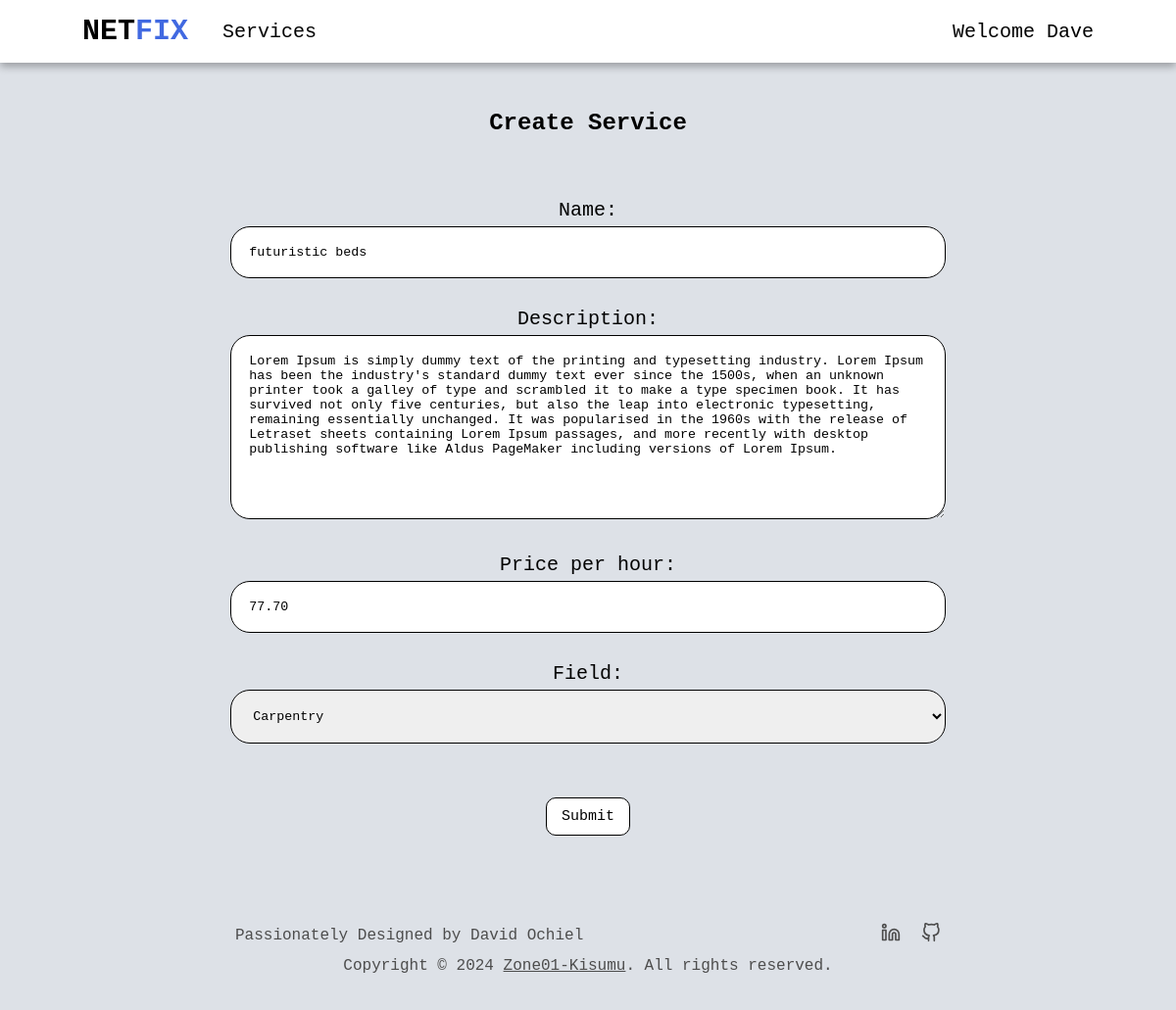
Screenshot of /services/update/e514c7615a654eb39cdf6770f33986e7 (signed in) with the database file from the repository.
### users/models.py (models this page shows, shortened)
class User(AbstractUser):
    is_company = models.BooleanField(default=False)
    is_customer = models.BooleanField(default=False)
    email = models.EmailField(max_length=100, unique=True)
    username = models.CharField(max_length=100, unique=True)
    id = models.UUIDField(default=uuid.uuid4, unique=True, primary_key=True, editable=False) # override the default id field
    USERNAME_FIELD = 'email'
    REQUIRED_FIELDS = ['username']

class Company(models.Model):
    user = models.OneToOneField(User, on_delete=models.CASCADE, primary_key=True)
    choices = (
        ('Air Conditioner', 'Air Conditioner'),
        ('All in One', 'All in One'),
        ('Carpentry', 'Carpentry'),
        ('Electricity', 'Electricity'),
        ('Gardening', 'Gardening'),
        ('Home Machines', 'Home Machines'),
        ('Housekeeping', 'Housekeeping'),
        ('Interior Design', 'Interior Design'),
        ('Locks', 'Locks'),
        ('Painting', 'Painting'),
        ('Plumbing', 'Plumbing'),
        ('Water Heaters', 'Water Heaters'),
    )
    field = models.CharField(max_length=30, blank=False, null=False, default="", choices=choices)
    class Meta:
        verbose_name = 'Company'
        verbose_name_plural = 'Companies'

### services/models.py (models this page shows, shortened)
class Service(models.Model):
    company = models.ForeignKey(Company, default="", on_delete=models.CASCADE)
    name = models.CharField(max_length=40)
    description = models.TextField()
    price_hr = models.DecimalField(decimal_places=2, max_digits=5)
    choices = (
        ('Air Conditioner', 'Air Conditioner'),
        ('Carpentry', 'Carpentry'),
        ('Electricity', 'Electricity'),
        ('Gardening', 'Gardening'),
        ('Home Machines', 'Home Machines'),
        ('Housekeeping', 'Housekeeping'),
        ('Interior Design', 'Interior Design'),
        ('Locks', 'Locks'),
        ('Painting', 'Painting'),
        ('Plumbing', 'Plumbing'),
        ('Water Heaters', 'Water Heaters'),
    )
    field = models.CharField(max_length=30, blank=False, null=False, default="", choices=choices)
    date = models.DateTimeField(auto_now=True, null=False)
    id = models.UUIDField(default=uuid.uuid4, unique=True, primary_key=True, editable=False)

### services/views.py (the view)
# urls.py: path('update/<str:id>', v.update, name='service_update'),
@login_required(login_url='login_user')
def update(request, id):
    service = Service.objects.get(id=id)
    form = CreateNewService(company=request.user.company)
    if request.method == "POST":
        form = CreateNewService(request.POST, company=request.user.company)
        if form.is_valid():
            cd = form.cleaned_data
            service.name = cd["name"]
            service.description = cd["description"]
            service.price_hr = cd["price_hr"]
            service.field = cd["field"]
            service.save()
            return redirect("index", id=service.id)
    else:
        form = CreateNewService(initial={
            'name': service.name,
            'description': service.description,
            'price_hr': service.price_hr,
            'field': service.field
        }, company=request.user.company)
    context = {
        "form": form
    }
    return render(request, "services/create.html", context)

### services/forms.py
class CreateNewService(forms.Form):
    name = forms.CharField(max_length=40, required=True)
    description = forms.CharField(widget=forms.Textarea, label='Description', required=True)
    price_hr = forms.DecimalField(decimal_places=2, max_digits=5, min_value=0.00, max_value=999.99, required=True, label="Price per hour")
    field = forms.ChoiceField(required=True)
    def __init__(self, *args, **kwargs):
        company = kwargs.pop('company', None)
        super(CreateNewService, self).__init__(*args, **kwargs)
        if company:
            if company.field != 'All in One':
                self.fields['field'].choices = [(company.field, company.field)]
            else:
                self.fields['field'].choices = Service._meta.get_field('field').choices
        self.fields['name'].widget.attrs['placeholder'] = 'Enter Service Name'
        self.fields['description'].widget.attrs['placeholder'] = 'Enter Description'
        self.fields['price_hr'].widget.attrs['placeholder'] = 'Enter Price per Hour'
        self.fields['name'].widget.attrs['autocomplete'] = 'off'

### services/templates/services/create.html (shortened to what this page needs)
{% extends 'main/base.html' %}
{% block content %}
<section class="non-hero-container">
    <h1 class="create-h1">create service</h1>
    <div class="create-form">
        <form action="" method="POST">
            {% for input in form %}
            <div class="form-item">
                <div class="label">
                    {{input.label}}:
                </div>
                <div class="input">
                    {{input}}
                </div>
            </div>
            {% endfor %}
            <div class="submit">
                <input class="btn-link" type="submit" value="Submit">
            </div>
        </form>
    </div>
</section>
{% endblock %}

### main/templates/main/nav.html (shortened to what this page needs)
<nav class="navbar">
    <div class="left-nav">
        <h1><a class="logo" href="{% url 'home' %}">NET<span>FIX</span></a></h1>
        <div class="services-dropdown">
            <a class="royal-hover" href="{% url 'service_list' %}">Services</a>
        </div>
    </div>
    <div class="account-dropdown">
        {% if request.user.is_authenticated %}
        <span class="royal-hover welcome-nav-text">Welcome {{user.first_name}}</span>
        {% else %}
        <span class="royal-hover">Account</span>
        {% endif %}
    </div>
</nav>

### static/css/style.css (style rules this page uses)
* { margin: 0; padding: 0; box-sizing: border-box; font-family: 'Courier New', Courier, monospace; }
:root { --nav-height: 8vh; --default-back: #dde1e7; }
a { text-decoration: none; color: black; }
.navbar { background-color: white; display: flex; align-items: center; justify-content: space-between; text-align: center; position: fixed; width: 100%; height: var(--nav-height); font-size: 20px; padding: 0 7%; box-shadow: 0 4px 8px rgba(0, 0, 0, 0.3); top: 0; z-index: 100; }
.left-nav { display: flex; align-items: center; }
.left-nav h1 { margin-right: 35px; }
.logo span { color: royalblue; }
.account-dropdown, .services-dropdown { position: relative; display: inline-block; }
.account-dropdown span { cursor: pointer; }
.welcome-nav-text { text-transform: capitalize; }
.non-hero-container { padding: 3rem 12%; }
.btn-link { background-color: white; margin: 5px; border: 1px, solid black; padding: 10px 15px; border-radius: 10px; font-size: 15px; margin-top: 25px; cursor: pointer; color: black; text-decoration: none; }
.create-h1, .log-h1, .select-register-h1 { text-transform: capitalize; text-align: center; margin-bottom: 4rem; }
.create-form, .submit { display: flex; align-items: center; justify-content: center; flex-direction: column; }
.create-form form { display: block; width: 80%; max-width: 60rem; }
.form-item { margin-bottom: 20px; }
.form-item .label { font-size: 20px; text-align: center; }
.form-item input, select, textarea { width: 100%; padding: 18px; margin: 5px 0 10px; outline: none; border-radius: 20px; border: 1px solid black; max-width: 100%; }
.form-item textarea { scrollbar-color: rgba(255, 255, 255, 0) rgba(255, 255, 255, 0); }

### rows the page displays
User: first_name "Dave"
Service: form "futuristic beds" "Lorem Ipsum is simply dummy text of the printing and typesetting industry. Lorem Ipsum has been the industry's standard dummy text ever since the 1500s, when an unknown printer took a galley of type and scrambled it to make a type specimen book. It has survived not only five centuries, but also the leap into electronic typesetting, remaining essentially unchanged. It was popularised in the 1960s with the release of Letraset sheets containing Lorem Ipsum passages, and more recently with desktop publishing software like Aldus PageMaker including versions of Lorem Ipsum."
Company: form "Carpentry"

### other values shown
{{ input.label }} "Name" "Description" "Price per hour" "Field"
